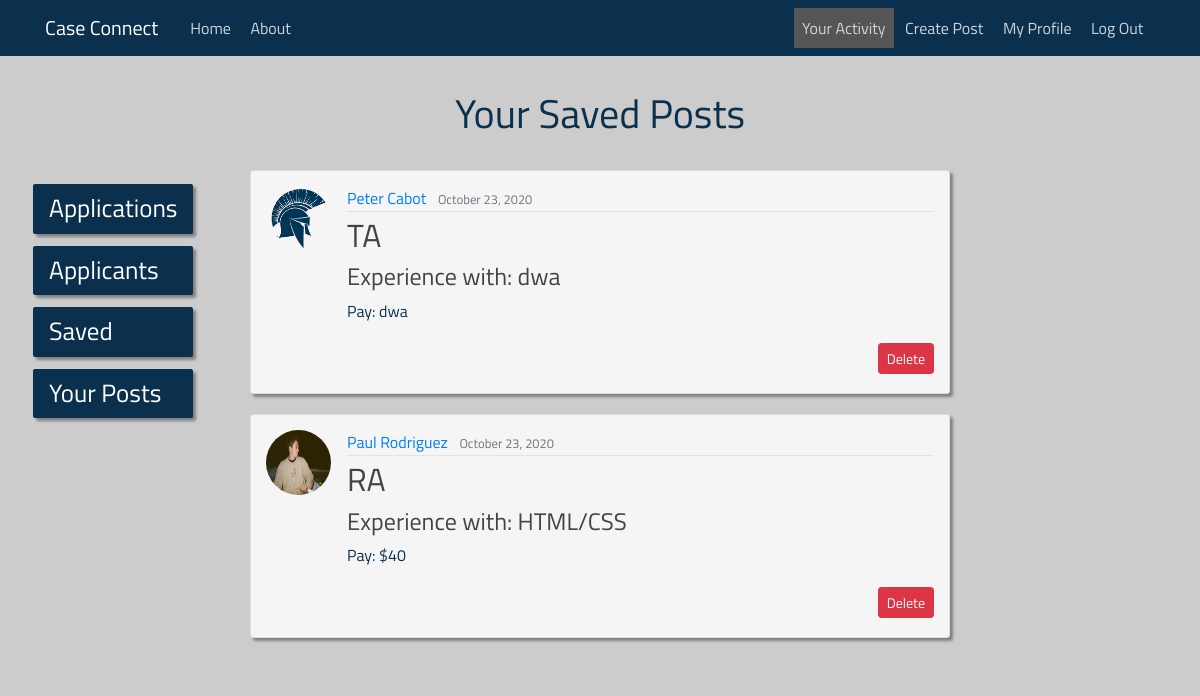
Before: /saved/ (signed in) with the older database file.
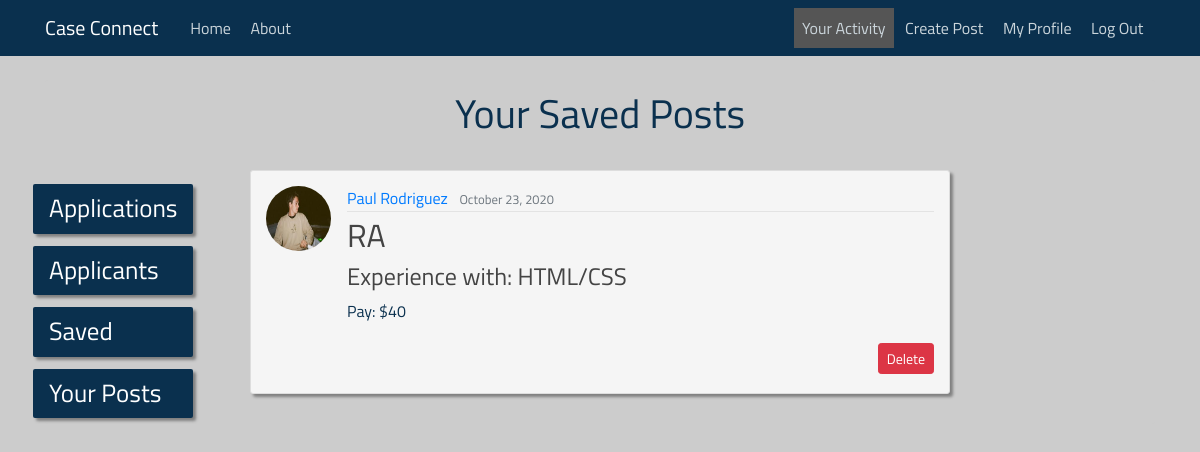
After: the same page with the newer database file.
### case_connecting/models.py (models this page shows, shortened)
class Save(models.Model):
    user = models.ForeignKey(User, on_delete=models.CASCADE)
    post = models.ForeignKey(Post, on_delete=models.CASCADE)
    date_saved = models.DateTimeField(default=timezone.now)

class Post(models.Model):
    recruiter = models.ForeignKey(User, on_delete=models.CASCADE)
    position = models.CharField(max_length=200)
    knowledge = models.CharField(max_length=200)
    content = models.TextField()
    pay = models.CharField(max_length=200)
    date_posted = models.DateTimeField(default=timezone.now)

### users/models.py (models this page shows, shortened)
class Profile(models.Model):
    user = models.OneToOneField(User, on_delete=models.CASCADE)
    image = models.ImageField(default='default.jpg', upload_to='profile_pics')
    resume = models.FileField(default=None, upload_to='resumes')

### case_connecting/views.py (the view)
class SavedListView(LoginRequiredMixin, ListView):
    model = Save
    context_object_name = 'saved_posts'
    paginate_by = 8
    def get_queryset(self):
        request_user = self.request.user
        return Save.objects.filter(user=request_user).order_by('-date_saved')

### templates/case_connecting/saved.html (shortened to what this page needs)
{% extends "case_connecting/base.html" %}
{% block content %}
    <head>
    </head>
    <div class="sidenav">
      <a href="{% url 'case_connecting-applications' %}">Applications</a>
      <a href="{% url 'case_connecting-applicants' %}">Applicants</a>
      <a href="{% url 'case_connecting-saved' %}">Saved</a>
      <a href="{% url 'case_connecting-posts' %}">Your Posts</a>
    </div>
<head>
</head>
    <div class="content-section" id="posting-list" align="center">
        <div style="text-align: center;">
            <h1 style="color: #0a304e;">Your Saved Posts</h1>
            <br>
        </div>
        {% for saved_post in saved_posts %}
        <article class="media content-section" id="post" align="left">
        <img class="rounded-circle article-img" src="{{ saved_post.post.recruiter.profile.image.url }}">
              <div class="media-body">
                <div class="article-metadata">
                  <a class="mr-2" href="{% url 'user-posts' saved_post.post.recruiter.username %}">{{ saved_post.post.recruiter.get_full_name }}</a>
                  <small class="text-muted">{{ saved_post.post.date_posted|date:"F d, Y" }}</small>
                </div>
                <h2><a class="article-title" href="{% url 'post-detail' saved_post.post.id %}">{{ saved_post.post.position }}</a></h2>
                  <h4>Experience with: {{ saved_post.post.knowledge }}</h4>
                  <p class="article-content">Pay: {{ saved_post.post.pay }}</p>
                  <div align="right">
                    <a class="btn btn-danger btn-sm mt-1 mb-1" href="{% url 'post-unsave' saved_post.id %}">Delete</a>
                  </div>
              </div>
            </article>
        {% endfor %}
    </div>
{% endblock %}

Changed rows visible on the page:
removed Save: post.recruiter.profile.image (placeholder picture), post.recruiter.get_full_name "Peter Cabot", post.date_posted "October 23, 2020", post.position "TA", post.knowledge "dwa", post.pay "dwa"
